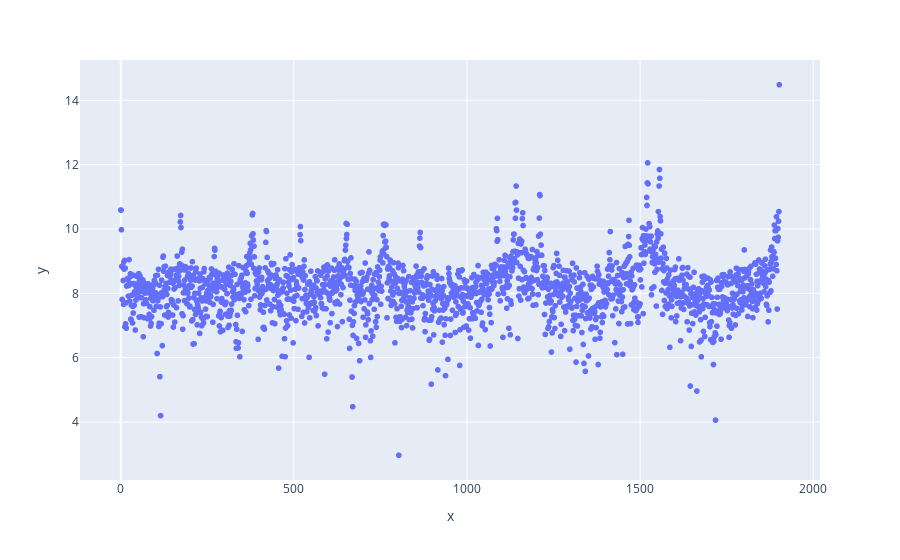

The notebook cell saved with this chart:
### Code cell
amount_per_day = df_collisions.groupby("CRASH DATE").size()
fft_dates = np.fft.fft(amount_per_day)
centralized_fft = np.fft.fftshift(fft_dates)
half_fft = centralized_fft[:centralized_fft.shape[0]//2+1]
fig = px.scatter(x=np.arange(half_fft.shape[0]), y=np.log(np.abs(half_fft)))
fig.show()

### Figure 1 — Plotly figure (JSON) as saved in the notebook; plotly's stock layout.template omitted (floating-point values rounded to 4 significant figures; data arrays with more than 128 entries replaced by an {"elided": "..."} marker saying what was removed)
{"data": [{"hovertemplate": "x=%{x}<br>y=%{y}<extra></extra>", "legendgroup": "", "marker": {"color": "#636efa", "symbol": "circle"}, "mode": "markers", "name": "", "showlegend": false, "x": {"elided": "1903 int values"}, "xaxis": "x", "y": {"elided": "1903 float values"}, "yaxis": "y", "type": "scattergl"}], "layout": {"xaxis": {"anchor": "y", "domain": [0.0, 1.0], "title": {"text": "x"}}, "yaxis": {"anchor": "x", "domain": [0.0, 1.0], "title": {"text": "y"}}, "legend": {"tracegroupgap": 0}, "margin": {"t": 60}}}
